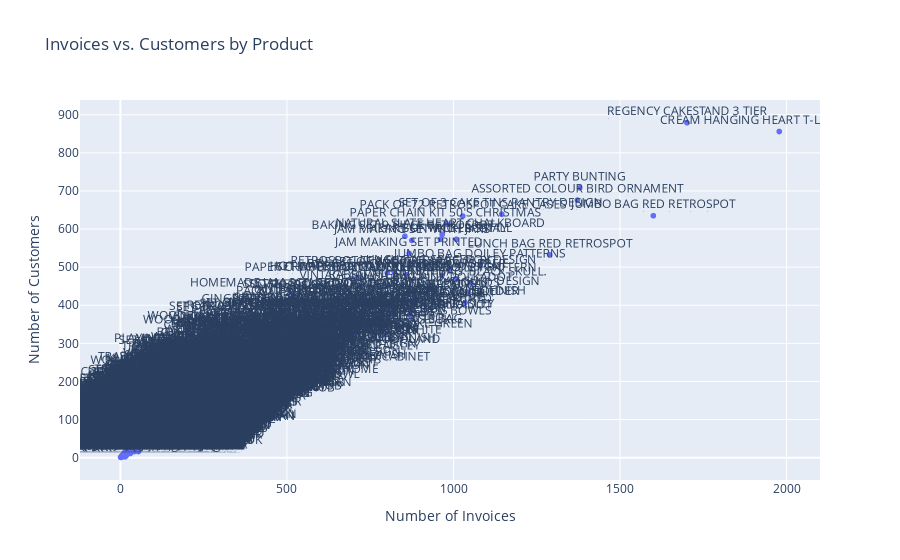

This figure's notebook cell:
### Markdown cell above
## 7. Create an interactive scatter plot that plots number of invoices (x-axis) vs. number of customers (y-axis) and the plot points represent individual products. Add two sliders that control the x and y axis ranges.

### Code cell
import pandas as pd
import plotly.express as px

# Assuming you have a DataFrame called 'retail_df' containing your retail data

# Group the data by product and count the number of invoices and customers for each product
product_data = retail_df.groupby('Description').agg({'InvoiceNo': 'nunique', 'CustomerID': 'nunique'}).reset_index()

# Create the scatter plot
fig = px.scatter(product_data, x='InvoiceNo', y='CustomerID', text='Description', title='Invoices vs. Customers by Product')
fig.update_traces(textposition='top center')

# Update axis labels
fig.update_xaxes(title_text='Number of Invoices')
fig.update_yaxes(title_text='Number of Customers')

# Show the interactive plot
fig.show()

### Figure 1 — Plotly figure (JSON) as saved in the notebook; plotly's stock layout.template omitted (floating-point values rounded to 4 significant figures; data arrays with more than 128 entries replaced by an {"elided": "..."} marker saying what was removed)
{"data": [{"hovertemplate": "InvoiceNo=%{x}<br>CustomerID=%{y}<br>Description=%{text}<extra></extra>", "legendgroup": "", "marker": {"color": "#636efa", "symbol": "circle"}, "mode": "markers+text", "name": "", "showlegend": false, "text": {"elided": "3640 str values"}, "textposition": "top center", "type": "scattergl", "x": {"elided": "3640 int values"}, "xaxis": "x", "y": {"elided": "3640 int values"}, "yaxis": "y"}], "layout": {"legend": {"tracegroupgap": 0}, "title": {"text": "Invoices vs. Customers by Product"}, "xaxis": {"anchor": "y", "domain": [0, 1], "title": {"text": "Number of Invoices"}}, "yaxis": {"anchor": "x", "domain": [0, 1], "title": {"text": "Number of Customers"}}}}
